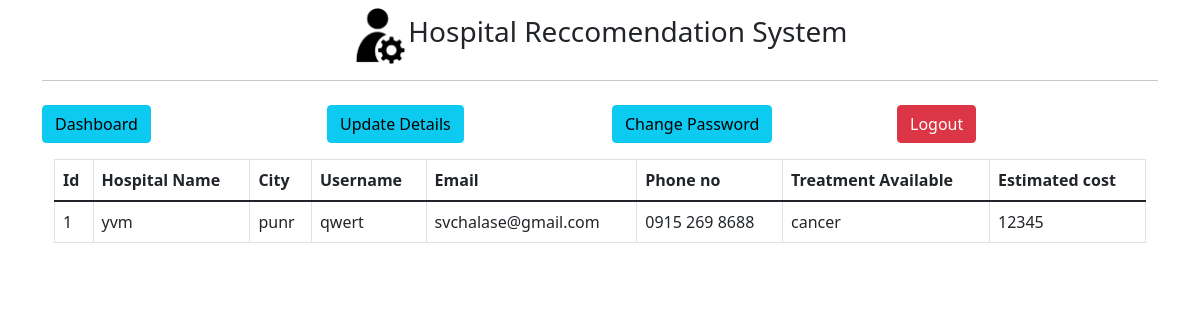
The page /user/dashboard (signed in) on the database its author committed.
### main.py (models this page shows, shortened)
class User(db.Model):
    id = db.Column(db.Integer, primary_key=True)
    hname = db.Column(db.String(255), nullable=False)
    city = db.Column(db.String(255), nullable=False)
    email = db.Column(db.String(255), nullable=False)
    username = db.Column(db.String(255), nullable=False)
    phoneno = db.Column(db.String(255), nullable=False)
    treatment = db.Column(db.String(255), nullable=False)
    estimated = db.Column(db.String(255), nullable=False)
    password = db.Column(db.String(255), nullable=False)
    status = db.Column(db.Integer, default=0, nullable=False)

### main.py (the view)
@app.route('/user/dashboard')
def userDashboard():
    if not session.get('user_id'):
        return redirect('/user/')
    if session.get('user_id'):
        id=session.get('user_id')
    users=User().query.filter_by(id=id).first()
    return render_template('user/dashboard.html',title="Hospital Dashboard",user=users)

### templates/user/dashboard.html (shortened to what this page needs)
{% extends "user/layout.html"%}
{% block content %}
<div class="container">
    {% include 'user/navbar.html' %}
    <div class="container">
        <div class="my-2">
            <div class="table-responsive">
                <table class="table table-bordered">
                    <thead>
                        <tr>
                            <th>Id</th>
                            <th>Hospital Name</th>
                            <th>City </th>
                            <th>Username</th>
                            <th>Email</th>
                            <th>Phone no</th>
                            <th>Treatment Available</th>
                            <th>Estimated cost</th>
                        </tr>
                    </thead>
                    <tbody>
                        <tr>
                        <td>{{user.id}}</td>
                        <td>{{user.hname}}</td>
                        <td>{{user.city}}</td>
                        <td>{{user.username}}</td>
                        <td>{{user.email}}</td>
                        <td>{{user.phoneno}}</td>
                        <td>{{user.treatment}}</td>
                        <td>{{user.estimated}}</td>
                        </tr>
                    </tbody>
                </table>
            </div>
        </div>
    </div>
</div>
{% endblock content %}

### rows shown on the page
User: id "1", hname "yvm", city "punr", username "qwert", email "svchalase@gmail.com", phoneno "0915 269 8688", treatment "cancer", estimated "12345"
